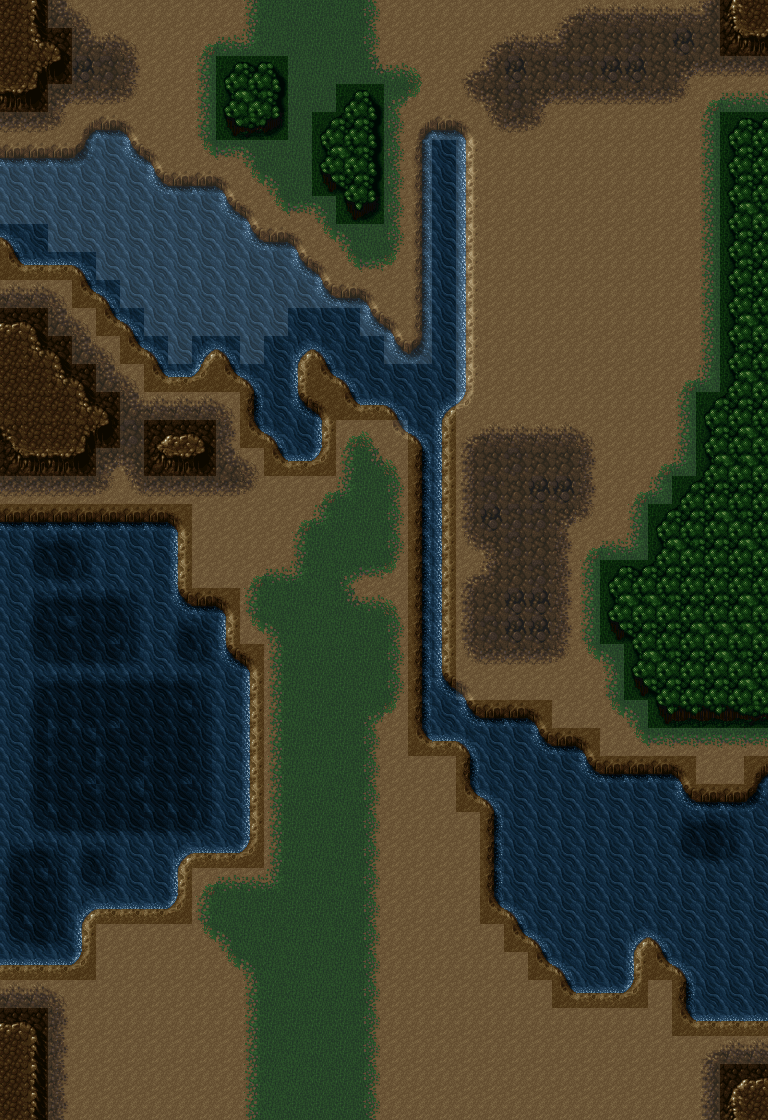

This is a level from a 2D game, rendered from its Tiled map with the project's own tilesets. A one-line summary and the map file follow, with tile-layer data summarised:
An orthogonal 32x40 tile map with 24x28 px tiles, 2 tile layers (Background, Meta), 2 tilesets and 1 object (Player).

<map version="1.0" orientation="orthogonal" width="32" height="40" tilewidth="24" tileheight="28">
 <tileset firstgid="1" name="Terrain" tilewidth="24" tileheight="28">
  <image source="terrain.png" trans="bddcc3" width="1200" height="1708" />
  <terraintypes>
   <terrain name="grass" tile="-1" />
   <terrain name="grass-dirt" tile="-1" />
   <terrain name="grass-tree" tile="-1" />
   <terrain name="grass-rock" tile="-1" />
   <terrain name="grass-cliff" tile="-1" />
   <terrain name="grass-water" tile="-1" />
   <terrain name="grass-deepwater" tile="-1" />
  </terraintypes>
  <tile id="30" terrain="5,5,5,1" />
  <tile id="31" terrain="5,5,1,1" />
  <tile id="32" terrain="5,5,1,5" />
  <tile id="33" terrain="5,1,1,1" />
  <tile id="34" terrain="1,5,1,1" />
  <tile id="35" terrain="5,5,5,6" />
  <tile id="36" terrain="5,5,6,6" />
  <tile id="37" terrain="5,5,6,5" />
  <tile id="38" terrain="6,6,6,6" />
  <tile id="39" terrain="6,6,6,6" />
  <tile id="40" terrain="3,3,3,1" />
  <tile id="41" terrain="3,3,1,1" />
  <tile id="42" terrain="3,3,1,3" />
  <tile id="43" terrain="3,1,1,1" />
  <tile id="44" terrain="1,3,1,1" />
  <tile id="80" terrain="5,1,5,1" />
  <tile id="81" terrain="1,1,1,1" />
  <tile id="82" terrain="1,5,1,5" />
  <tile id="83" terrain="1,1,5,1" />
  <tile id="84" terrain="1,1,1,5" />
  <tile id="85" terrain="5,6,5,6" />
  <tile id="86" terrain="6,6,6,6" />
  <tile id="87" terrain="6,5,6,5" />
  <tile id="88" terrain="6,6,6,6" />
  <tile id="89" terrain="6,6,6,6" />
  <tile id="90" terrain="3,1,3,1" />
  <tile id="91" terrain="1,1,1,1" />
  <tile id="92" terrain="1,3,1,3" />
  <tile id="93" terrain="1,1,3,1" />
  <tile id="94" terrain="1,1,1,3" />
  <tile id="130" terrain="5,1,5,5" />
  <tile id="131" terrain="1,1,5,5" />
  <tile id="132" terrain="1,5,5,5" />
  <tile id="134" terrain="5,5,5,5" />
  <tile id="135" terrain="5,6,5,5" />
  <tile id="136" terrain="6,6,5,5" />
  <tile id="137" terrain="6,5,5,5" />
  <tile id="140" terrain="3,1,3,3" />
  <tile id="141" terrain="1,1,3,3" />
  <tile id="142" terrain="1,3,3,3" />
  <tile id="190" terrain="0,0,0,1" />
  <tile id="191" terrain="0,0,1,1" />
  <tile id="192" terrain="0,0,1,0" />
  <tile id="193" terrain="0,0,0,0" />
  <tile id="194" terrain="0,0,0,0" />
  <tile id="240" terrain="0,1,0,1" />
  <tile id="241" terrain="1,1,1,1" />
  <tile id="242" terrain="1,0,1,0" />
  <tile id="243" terrain="0,1,1,1" />
  <tile id="244" terrain="1,0,1,1" />
  <tile id="290" terrain="0,1,0,0" />
  <tile id="291" terrain="1,1,0,0" />
  <tile id="292" terrain="1,0,0,0" />
  <tile id="293" terrain="1,1,0,1" />
  <tile id="294" terrain="1,1,1,0" />
  <tile id="340" terrain="3,4,4,4" />
  <tile id="341" terrain="4,3,4,4" />
  <tile id="342" terrain="3,3,3,4" />
  <tile id="343" terrain="3,3,4,4" />
  <tile id="344" terrain="3,3,4,3" />
  <tile id="345" terrain="3,3,3,3" />
  <tile id="390" terrain="4,4,3,4" />
  <tile id="391" terrain="4,4,4,3" />
  <tile id="392" terrain="3,4,3,4" />
  <tile id="393" terrain="4,4,4,4" />
  <tile id="394" terrain="4,3,4,3" />
  <tile id="395" terrain="3,3,3,3" />
  <tile id="440" terrain="3,3,3,3" />
  <tile id="442" terrain="3,4,3,3" />
  <tile id="443" terrain="4,4,3,3" />
  <tile id="444" terrain="4,3,3,3" />
  <tile id="895" terrain="0,0,0,2" />
  <tile id="896" terrain="0,0,2,2" />
  <tile id="897" terrain="0,0,2,0" />
  <tile id="898" terrain="0,2,2,2" />
  <tile id="899" terrain="2,0,2,2" />
  <tile id="945" terrain="0,2,0,2" />
  <tile id="946" terrain="2,2,2,2" />
  <tile id="947" terrain="2,0,2,0" />
  <tile id="948" terrain="2,2,0,2" />
  <tile id="949" terrain="2,2,2,0" />
  <tile id="995" terrain="0,2,0,0" />
  <tile id="996" terrain="2,2,0,0" />
  <tile id="997" terrain="2,0,0,0" />
  <tile id="998" terrain="2,2,0,0" />
  <tile id="999" terrain="2,2,2,2" />
 </tileset>
 <tileset firstgid="3051" name="Mask" tilewidth="24" tileheight="28">
  <image source="tiles.png" trans="bddcc3" width="96" height="28" />
  <tile id="0">
   <properties>
    <property name="type" value="open" />
   </properties>
  </tile>
  <tile id="1">
   <properties>
    <property name="type" value="block" />
   </properties>
  </tile>
  <tile id="2">
   <properties>
    <property name="type" value="water" />
   </properties>
  </tile>
 </tileset>
 <layer name="Background" width="32" height="40">
  <data>[1280 cells, 1280 non-empty, 83 distinct tile ids]</data>
 </layer>
 <objectgroup name="Objects" width="32" height="40">
  <object name="Player" x="392" y="547" />
 </objectgroup>
 <layer name="Meta" width="32" height="40" opacity="0.11">
  <data>[1280 cells, 1280 non-empty, 2 distinct tile ids]</data>
 </layer>
</map>